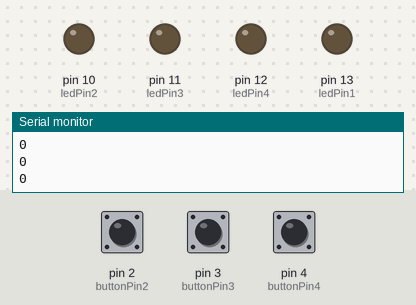
A sketch run on a simulated Arduino Uno, built with avr-gcc and run on an emulated ATmega328P. Shown: output pins drawn as LEDs (lit = HIGH), the last lines printed to the serial monitor. The test bench sets the inputs (shaded band); at power-on: pin 2 (buttonPin2) LOW, pin 3 (buttonPin3) LOW, pin 4 (buttonPin4) LOW.

Above: at 1.2 s.
1.3 s: pin 2 (buttonPin2) pulled HIGH for 0.15 s
At 2.1 s:
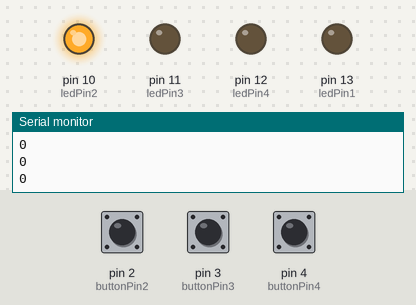
4.4 s: pin 3 (buttonPin3) pulled HIGH for 3.2 s
At 7.8 s:
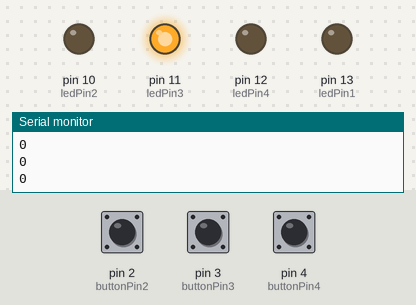
9.1 s: pin 4 (buttonPin4) pulled HIGH for 3.2 s
At 12.2 s:
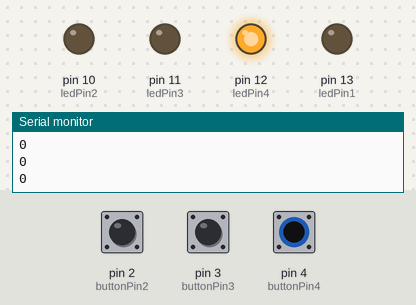
13.8 s: pin 2 (buttonPin2) pulled HIGH for 3.2 s
At 16.8 s:
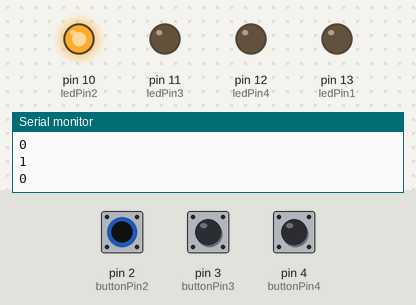
Timing chart, 0 to 22.9 s (numbered marks = the images above; inputs shaded):
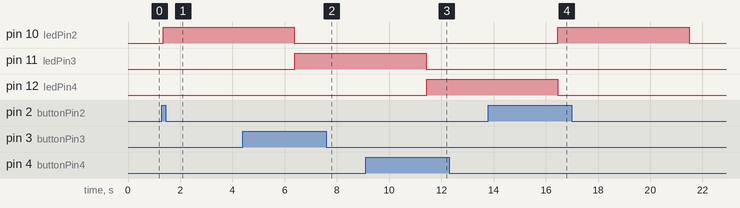

The sketch:

quiz.ino
```cpp
 int buttonPin1 = 1;     // number of pushbutton 1 pin
int buttonState1 = LOW;       // set the default variable value for pushbutton1 status
 int ledPin1 =  13;       // number of the LED 1 pin
 int buttonPin2 = 2;     // number of pushbutton 2 pin
int buttonState2 = LOW;       // set the default variable value for pushbutton2 status
 int ledPin2 =  10;       // number of the LED 2 pin
 int buttonPin3 = 3;     // number of pushbutton 3 pin
int buttonState3 = LOW;       // set the default variable value for pushbutton3 status
 int ledPin3 =  11;       // number of the LED 3 pin
 int buttonPin4 = 4;     // number of pushbutton 4 pin
int buttonState4 = LOW;       // set the default variable value for pushbutton4 status
 int ledPin4 =  12;       // number of the LED 4 pin


void setup() {                  // Set Pins to Outputs Or Inputs
  pinMode(buttonPin1, INPUT);   // initialize the pushbutton pins as an inputs:
  pinMode(ledPin1, OUTPUT);     // initialize the LED pins as an outputs:
  pinMode(buttonPin2, INPUT);   // initialize the pushbutton pins as an inputs:
  pinMode(ledPin2, OUTPUT);     // initialize the LED pins as an outputs:
  pinMode(buttonPin3, INPUT);   // initialize the pushbutton pins as an inputs:
  pinMode(ledPin3, OUTPUT);     // initialize the LED pins as an outputs:
  pinMode(buttonPin4, INPUT);   // initialize the pushbutton pins as an inputs:
  pinMode(ledPin4, OUTPUT);     // initialize the LED pins as an outputs:
  Serial.begin(9600);

}

void loop() {
 digitalWrite(ledPin1,LOW);
digitalWrite(ledPin2,LOW);
digitalWrite(ledPin3,LOW);
digitalWrite(ledPin4,LOW);// initialize serial communication at 9600 baud
  buttonState1 = digitalRead(buttonPin1);  // read current states of the pushbutton value:
  buttonState2 = digitalRead(buttonPin2);  // read current states of the pushbutton value:
  buttonState3 = digitalRead(buttonPin3);  // read current states of the pushbutton value:
  buttonState4 = digitalRead(buttonPin4);  // read current states of the pushbutton value:

// check if the pushbutton is pressed buttonState# == HIGH/LOW
  // if pressed change buttonState == HIGH to turn on ledPin#
  // else if buttonState == LOW then digitalWrite(ledPin#, LOW) Keeps Led off.


if (buttonState1 == HIGH) {    //check buttonState
digitalWrite(ledPin1, HIGH);  //if HIGH turn LED on:
delay(5000);
digitalWrite(ledPin2,LOW);
digitalWrite(ledPin3,LOW);
digitalWrite(ledPin4,LOW);
} /*else {
digitalWrite(ledPin1, LOW);  */ // turn LED off:
delay(10);
Serial.println(buttonState1); //Print buttonState to serial
//}

if (buttonState2 == HIGH) {   //check buttonState
digitalWrite(ledPin2, HIGH);
delay(5000);
digitalWrite(ledPin3,LOW);
digitalWrite(ledPin4,LOW);
digitalWrite(ledPin1,LOW);//if HIGH turn LED on:
} /*else {
digitalWrite(ledPin2, LOW); */  // turn LED off:
delay(10);
Serial.println(buttonState2); //Print buttonState to serial
//}

if (buttonState3 == HIGH) {   //check buttonState
digitalWrite(ledPin3, HIGH);
delay(5000);
digitalWrite(ledPin1,LOW);
digitalWrite(ledPin2,LOW);
digitalWrite(ledPin4,LOW);//if HIGH turn LED on:
} /*else {
digitalWrite(ledPin3, LOW); */  // turn LED off:
delay(10);
Serial.println(buttonState3); //Print buttonState to serial
//}

if (buttonState4 == HIGH) {   //check buttonState
digitalWrite(ledPin4, HIGH);
delay(5000);
digitalWrite(ledPin3,LOW);
digitalWrite(ledPin1,LOW);
digitalWrite(ledPin2,LOW);//if HIGH turn LED on:
} /*else {
digitalWrite(ledPin1, LOW);   // turn LED off:
digitalWrite(ledPin2,LOW);
digitalWrite(ledPin3,LOW);
digitalWrite(ledPin4,LOW);*/
delay(10);
Serial.println(buttonState4); //Print buttonState to serial
//}
}
```

Measured:
- after the input at 1.3 s, pin 10 (ledPin2): LOW → HIGH at once
- after the input at 4.4 s, pin 11 (ledPin3): LOW → HIGH after 2.0 s
- after the input at 9.1 s, pin 12 (ledPin4): LOW → HIGH after 2.3 s
- after the input at 13.8 s, pin 10 (ledPin2): LOW → HIGH after 2.7 s, → LOW 5.0 s later
